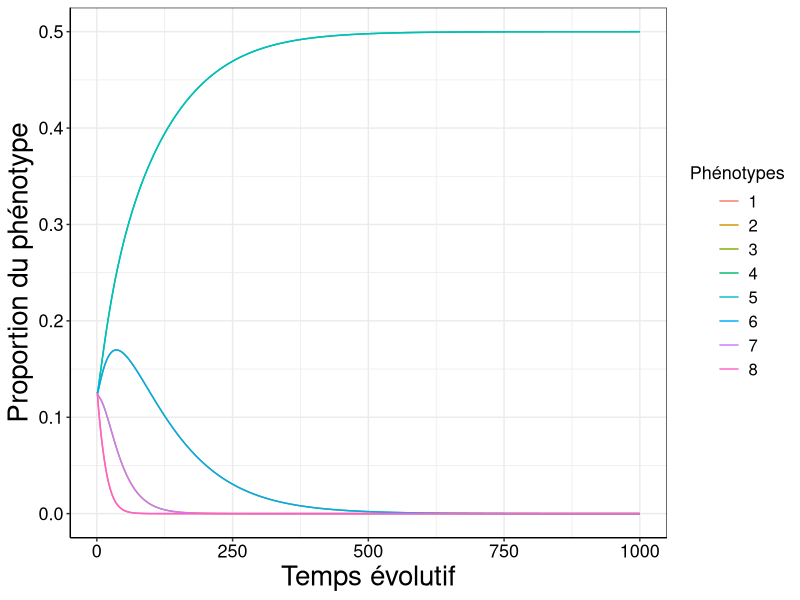
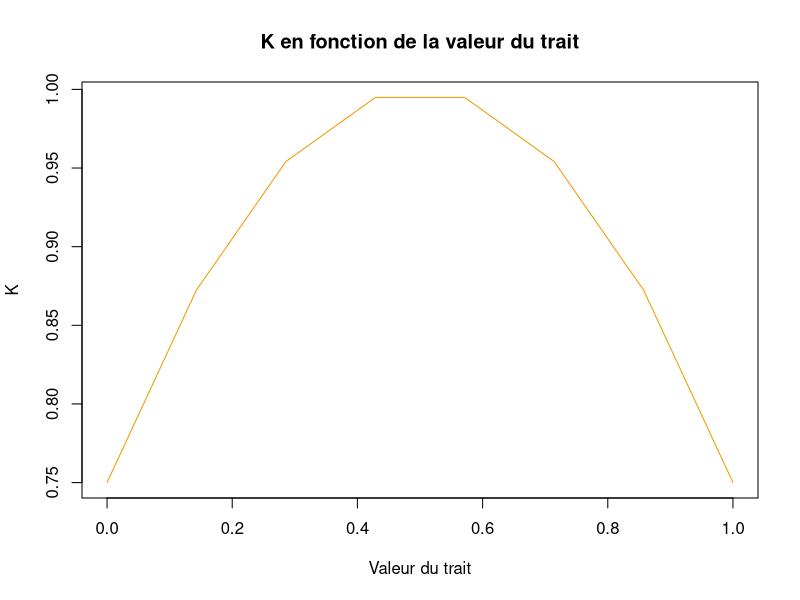
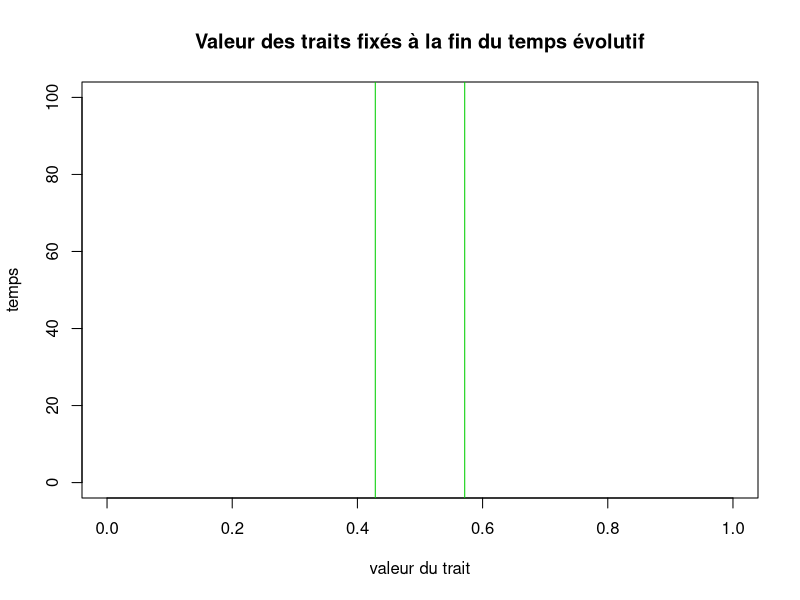
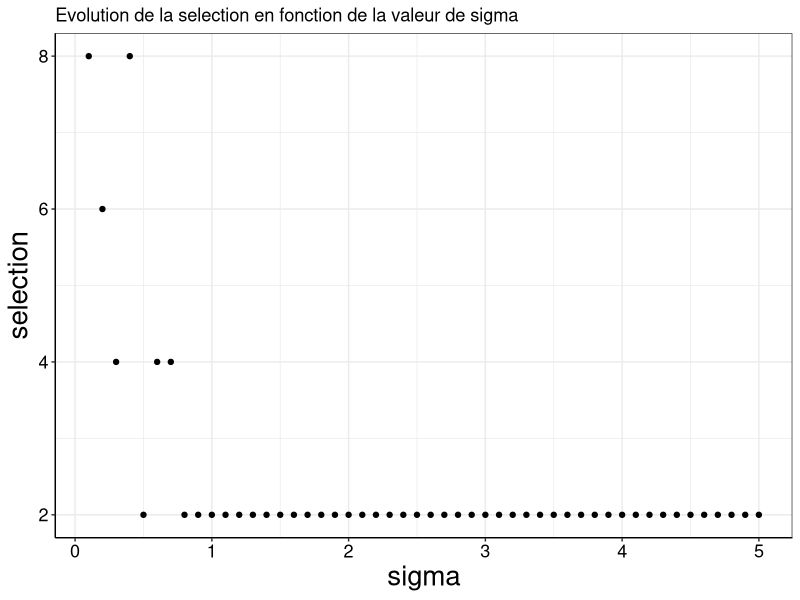
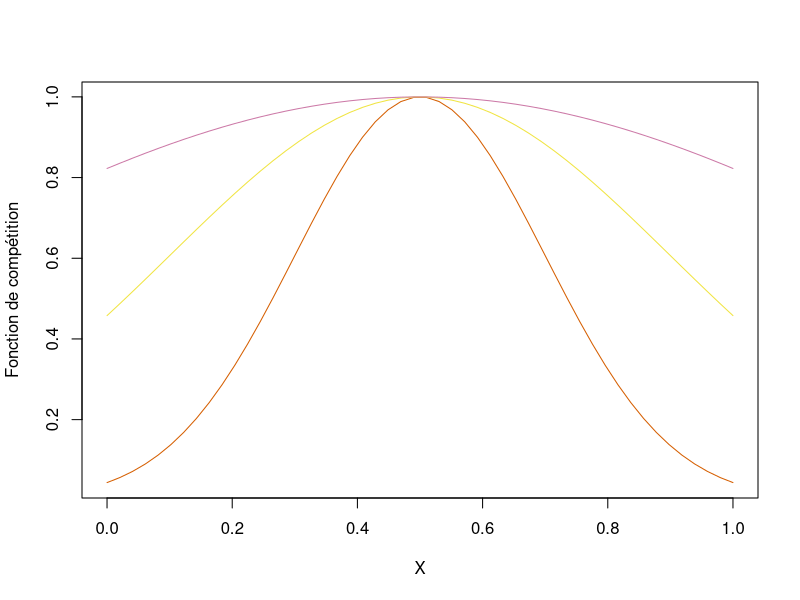
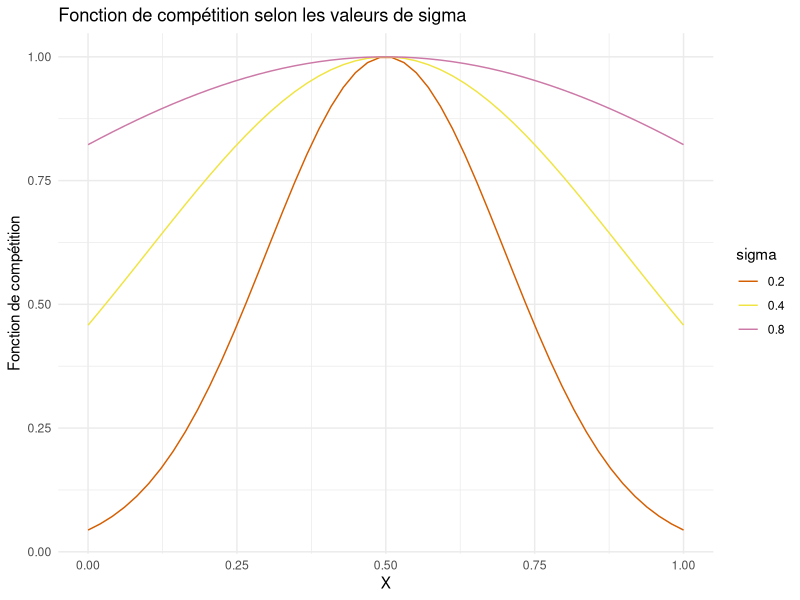
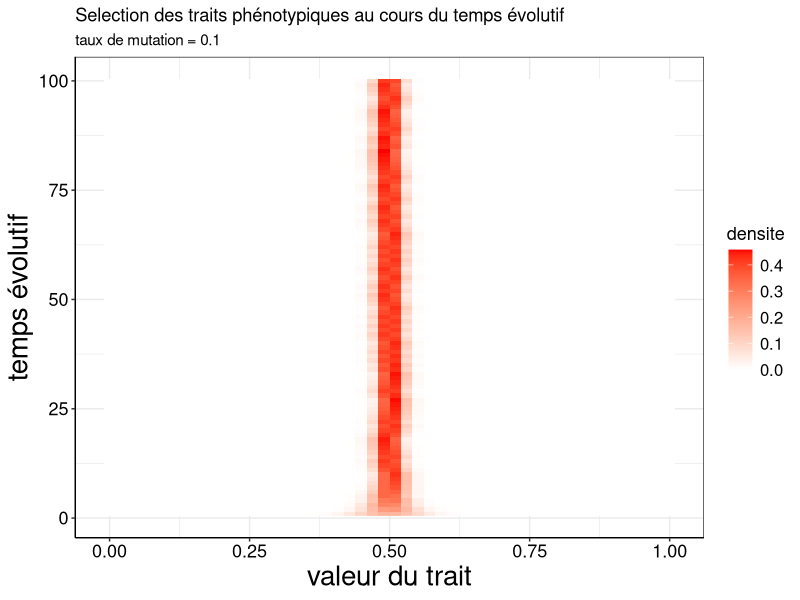
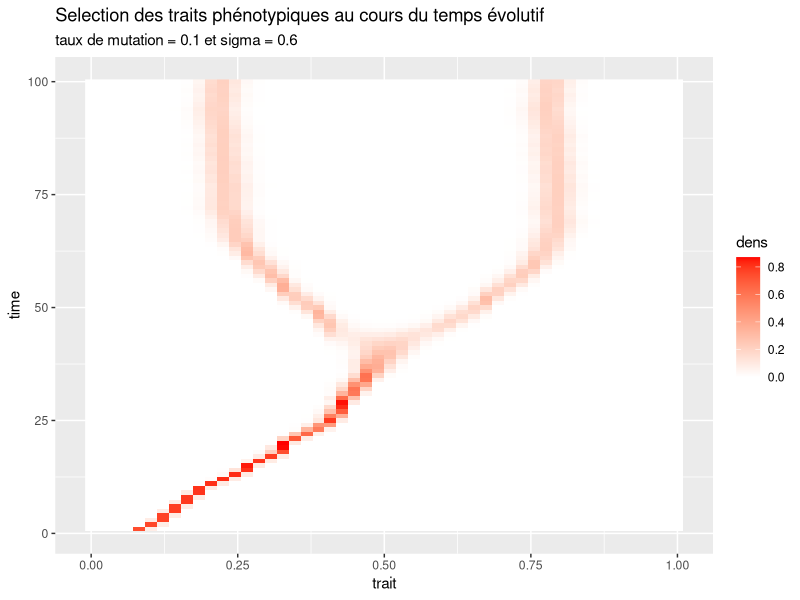

Source code (R) for these figures, in order:
## ---- chunk 1
rm(list=ls())
library(deSolve)
library(tidyverse)
## ---- chunk 2
main_theme = theme_bw()+
  theme(axis.line = element_line(colour = "black"),
        axis.text.x = element_text(colour = "black", size=13),
        axis.text.y = element_text(colour = "black", size=13),
        legend.title = element_text(colour = "black", size=13),
        legend.title.align=0.5,
        legend.text = element_text(colour = "black", size=12),
        axis.title=element_text(size=20))

## ---- chunk 3
fonc.K = function(x, K0 = K0, lambda = lambda, x0 = x0){return(
  max(0, 1/(K0-lambda*(x - x0)^2)))}  #Afin de ne pas obtenir de valeur négative, le maximum entre 0 et la valeur de K est retourné. 

fonc.a = function(x, y, sigma = sigma){
  return(exp(-0.5*(x-y)^2/sigma^2))
}

EDO_LK <- function(t, y, paraM){
  with(as.list(paraM), { # permet d'éviter de lister les paramètres 

  Mat = A * K
  
  dndt <- r*y*(1-(y%*%Mat)) # Equation différentielle 
  
  return(list(dndt))
  })
}


## ---- chunk 4
# les valeurs des paramètres sont renseignées, elles pourront être réadaptées au besoin

N <- 8 #nombre de traits

# Pour le calcul de la fonction de compétition (a)
sigma <- 1

# Pour le calcul de la fonction de fitness (K)
K0 <- 1
lambda <- 1
x0 <- 1/2

# Pour le calcul de la valeur des trais phénotypique 
xmin <- 0
xmax <- 1

#Pour le calcul de la proportion d'un phénotype x donné (= résolution de l'EDO)
r <- 0.5

## ---- chunk 5

# création des N valeurs de trait phénotypiques
X = seq(xmin, xmax, length.out = N)

#Création des matrice K et A vides 
K = matrix(NA, nrow = length(X), ncol = length(X))
A = matrix(NA, nrow = length(X), ncol = length(X))

for(i in 1:length(X)){
  for(j in 1:length(X)){
    K[i,j] =  fonc.K(x = X[j],K0 = K0, lambda = lambda, x0 = x0)
    A[i,j] = fonc.a(x = X[i], y = X[j], sigma = sigma)
  }
}


## ---- chunk 6
paraM <- list(r = r, K = K, A=A) #passage de M en paramètre pour qu'elle soit un input de EDO_LK

# paramètres nécessaires à la résolution de l'équation différentielle
temps <- seq(1,1000,1)
nbarre <- rep(K0/N, N) #à l'origine, tous les traits sont représentés de manière équivalente dans la population 

solution <- ode(y = nbarre, times = temps, func = EDO_LK, parms = paraM, method = "euler")
## ---- chunk 7
solution %>%
  as_tibble() %>%
  mutate_all(as.numeric) %>%
  pivot_longer(-time, names_to = "Phénotypes", values_to = "value") %>%
  ggplot() +
  geom_line(aes(x = time, y = value, color = Phénotypes))+
  xlab ("Temps évolutif")+
  ylab ("Proportion du phénotype")+
  main_theme
## ---- chunk 8
plot(x=X, y=K[1,]^(-1), type='l', col = "orange2", xlab= "Valeur du trait", ylab = "K", main = "K en fonction de la valeur du trait")
## ---- chunk 9

etatfinal = solution[nrow(solution),2:ncol(solution)] #solution de l'équation différentielle au temps final

plot(NULL, ylim = c(0, 100), xlim= c(xmin, xmax), xlab="valeur du trait", ylab="temps", type='l', main ="Valeur des traits fixés à la fin du temps évolutif")
for (rgtrait in 1:length(etatfinal)){
  if (etatfinal[rgtrait] > 0.1){ #seuil
    abline(v = X[rgtrait], col='green3')
  }
}
## ---- chunk 10
val_sig = seq (0.1,5,0.1) # valeur de sigma testées

selection <- rep(NULL, length( seq (0.5,20,0.5))) #vecteur du nombre de traits sélectionnés 

for (i in val_sig){
sigma = i 

#Création des matrice K et A vides 
K = matrix(NA, nrow = length(X), ncol = length(X))
A = matrix(NA, nrow = length(X), ncol = length(X))

for(i in 1:length(X)){
  for(j in 1:length(X)){
    K[i,j] =  fonc.K(x = X[j],K0 = K0, lambda = lambda, x0 = x0)
    A[i,j] = fonc.a(x = X[i], y = X[j], sigma = sigma)
  }
}

#listes de paramètres
paraM <- list(r = r, K = K, A = A) 

solution <- ode(y = nbarre, times = temps, func = EDO_LK, parms = paraM)

# on récupère le nombre de phénotype sélectionné 
selection <- c(selection, sum(solution[nrow(solution),2:ncol(solution)]>0.1))


}
## ---- chunk 11
sel_sig = data.frame(sigma = val_sig, selection = selection)

ggplot(data = sel_sig)+
  geom_point(aes(x = sigma, y = selection))+
  ggtitle("Evolution de la selection en fonction de la valeur de sigma")+
  main_theme
## ---- chunk 12
X = seq(from = 0, to = 1, length.out = 50 )

plot(X,fonc.a(x = X, y = 0.5, sigma = 0.2), type = "l", col =  "#D55E00", ylab = ("Fonction de compétition"))
lines(X,fonc.a(x = X, y = 0.5, sigma = 0.4), type = "l", col = "#F0E442")
lines(X,fonc.a(x = X, y = 0.5, sigma = 0.8), type = "l", col = "#CC79A7")

## ---- chunk 13
X <- seq(from = 0, to = 1, length.out = 50)

data <- data.frame(
  X = rep(X, times = 3),
  Y = c(fonc.a(x = X, y = 0.5, sigma = 0.2),
        fonc.a(x = X, y = 0.5, sigma = 0.4),
        fonc.a(x = X, y = 0.5, sigma = 0.8)),
  Sigma = rep(c(0.2, 0.4, 0.8), each = length(X))
)

ggplot(data, aes(x = X, y = Y, col = factor(Sigma))) +
  geom_line() +
  scale_color_manual(values = c("#D55E00", "#F0E442", "#CC79A7")) +
  labs(y = "Fonction de compétition") +
  labs(color = "sigma")+
  ggtitle("Fonction de compétition selon les valeurs de sigma")+
  theme_minimal()

## ---- chunk 14
#Initialisation des paramètres pour cette étude
sigma = 1
N = 50 #nombre de traits
M = 100 #temps évolutif répétition du temps t. 
p = 0.1 #probanilité de mutation
X = seq(xmin, xmax, length.out = N) #valeur des traits
nbarre <- rep(K0/N, N) #Une même portion d'individu partagent chaque trait

#Création des matrice K et A (elles restent fixe malgré la mutation)
K = matrix(NA, nrow = length(X), ncol = length(X))
A = matrix(NA, nrow = length(X), ncol = length(X))

for(i in 1:length(X)){
  for(j in 1:length(X)){
    K[i,j] =  fonc.K(x = X[j],K0 = K0, lambda = lambda, x0 = x0)
    A[i,j] = fonc.a(x = X[i], y = X[j], sigma = sigma)
  }
}

paraM = list(r = r, K=K, A=A)

# Création de la matrice qui va contenir les valeurs des phénotypes au cours du temps évolutif M
nTmat = matrix(nrow=M, ncol=length(X))


for(m in 1:M){
  solution <- ode(y = nbarre, times = temps, func = EDO_LK, parms = paraM, method = "euler")
  nT = solution[nrow(solution),2:ncol(solution)]
  a = runif(1,0,1) 
      if (a>0.5){ #mutation à droite
        nTmute <- nT[1:length(nT)-1]*p
        nT[1:length(nT)-1] = nT[1:length(nT)-1] - nTmute
        nT[2:length(nT)] = nT[2:length(nT)] + nTmute
      }
      else{ #mutation à gauche
        nTmute <- nT[2:length(nT)]*p
        nT[2:length(nT)] = nT[2:length(nT)] - nTmute
        nT[1:length(nT)-1] = nT[1:length(nT)-1] + nTmute
      }
  nbarre <- round(nT,3)
  nTmat[m,] <- round(nT,3)
}
 


## Affichage graphique

colnames(nTmat) = c(1:N) # on renome pour acceder à l'indice ensuite

nTmat = as.data.frame(nTmat) # on passe la matrice en tableau (obligatoire pour ggplot)

temps_evol <- seq(1, M, 1)
nTmat$time <- temps_evol # ajout du temps

# passage des colonnes en lignes pour permettre l'affichage sous ggplot 
nTmat_long = nTmat%>%
  pivot_longer(-time, values_to = "densite", names_to = "phenotype")


nTmat_long$trait = X[ as.numeric(nTmat_long$phenotype)] # étiquette du trait

# Plots
ggplot(nTmat_long)+
  geom_raster(aes(trait, time,  fill=densite))+
  scale_fill_gradient2(low = "white" ,
                       high = "red")+
  ggtitle("Selection des traits phénotypiques au cours du temps évolutif", subtitle="taux de mutation = 0.1")+
  xlab("valeur du trait")+
  ylab("temps évolutif")+
  main_theme
## ---- chunk 15
sigma = 0.6

z <- rep(0,N)
z[5] <- 1


nbarre <- z # cette fois, toute la population possède le trait inoptimal à l'état inital.

#Création des matrice K et A (elles restent fixe malgré la mutation)
K = matrix(NA, nrow = length(X), ncol = length(X))
A = matrix(NA, nrow = length(X), ncol = length(X))

for(i in 1:length(X)){
  for(j in 1:length(X)){
    K[i,j] =  fonc.K(x = X[j],K0 = K0, lambda = lambda, x0 = x0)
    A[i,j] = fonc.a(x = X[i], y = X[j], sigma = sigma)
  }
}

paraM = list(r = r, K=K, A=A)

# Création de la matrice qui va contenir les valeurs des phénotypes au cours du temps évolutif M
nTmat = matrix(nrow=M, ncol=length(X))

for(m in 1:M){
  solution <- ode(y = nbarre, times = temps, func = EDO_LK, parms = paraM, method = "euler")
  nT = solution[nrow(solution),2:ncol(solution)]
  a = runif(1,0,1) 
      if (a>0.5){ #mutation à droite
        nTmute <- nT[1:length(nT)-1]*p
        nT[1:length(nT)-1] = nT[1:length(nT)-1] - nTmute
        nT[2:length(nT)] = nT[2:length(nT)] + nTmute
      }
      else{ #mutation à gauche
        nTmute <- nT[2:length(nT)]*p
        nT[2:length(nT)] =nT[2:length(nT)] - nTmute
        nT[1:length(nT)-1] = nT[1:length(nT)-1] + nTmute
      }
  nbarre <- round(nT,3)
  nTmat[m,] <- round(nT,3)
}
 


#### et on plot !

colnames(nTmat) = c(1:N) # on renome pour acceder à l'indice ensuite

nTmat = as.data.frame(nTmat) # on passe la matrice en tableau (obligatoire pour ggplot)

temps_evol <- seq(1, M, 1)
nTmat$time <- temps_evol # ajout du temps

# passage des colonnes en lignes pour permettre l'affichage sous ggplot 
nTmat_long = nTmat%>%
  pivot_longer(-time, values_to = "dens", names_to = "phenotype")


nTmat_long$trait = X[ as.numeric(nTmat_long$phenotype)] # étiquette du trait

ggplot(nTmat_long)+
  geom_raster(aes(trait, time,  fill=dens))+
  scale_fill_gradient2(low = "white" ,
                       high = "red")+
  ggtitle("Selection des traits phénotypiques au cours du temps évolutif", subtitle="taux de mutation = 0.1 et sigma = 0.6")
  main_theme+
  ylab("temps évolutif")
## ---- chunk 16

sigma = 0.2

z <- rep(0,N)
z[5] <- 1
nbarre <- z 

#Création des matrice K et A (elles restent fixe malgré la mutation)
K = matrix(NA, nrow = length(X), ncol = length(X))
A = matrix(NA, nrow = length(X), ncol = length(X))

for(i in 1:length(X)){
  for(j in 1:length(X)){
    K[i,j] =  fonc.K(x = X[j],K0 = K0, lambda = lambda, x0 = x0)
    A[i,j] = fonc.a(x = X[i], y = X[j], sigma = sigma)
  }
}

paraM = list(r = r, K=K, A=A)

# Création de la matrice qui va contenir les valeurs des phénotypes au cours du temps évolutif M
nTmat = matrix(nrow=M, ncol=length(X))

for(m in 1:M){
  solution <- ode(y = nbarre, times = temps, func = EDO_LK, parms = paraM)
  nT = solution[nrow(solution),2:ncol(solution)]
  for (rgtrait in 1:length(nT)){
    if (nT[rgtrait] > 0.01){
      nTmute <- nT[1:length(nT)-1]*p
      a = runif(1,0,1) 
      if (a>0.5){ #mutation à droite
        nT[1:length(nT)-1] = nT[1:length(nT)-1] - nTmute
        nT[2:length(nT)] = nT[2:length(nT)] + nTmute
      }
      #else{ #mutation à gauche
        #nT[1:length(nT)-1] = nT[1:length(nT)-1] + nTmute
        #nT[2:length(nT)] = nT[2:length(nT)] - nTmute
      #}
    }
  }
  nbarre <- nT
  nTmat[m,] <- nT
}
 

 
#### et on plot !


colnames(nTmat) = c(1:N) # on renome pour acceder à l'indice ensuite

nTmat = as.data.frame(nTmat) 

temps_evol <- seq(1, M, 1)
nTmat$time <- temps_evol # ajout du temps


nTmat_long = nTmat%>%
  pivot_longer(-time, values_to = "dens", names_to = "phenotype")

nTmat_long$trait = X[ as.numeric(nTmat_long$phenotype)] # étiquette du trait

ggplot(nTmat_long)+
  geom_raster(aes(trait, time,  fill=dens))+
  scale_fill_gradient2(low = "white" ,
                       high = "red")+
  main_theme
